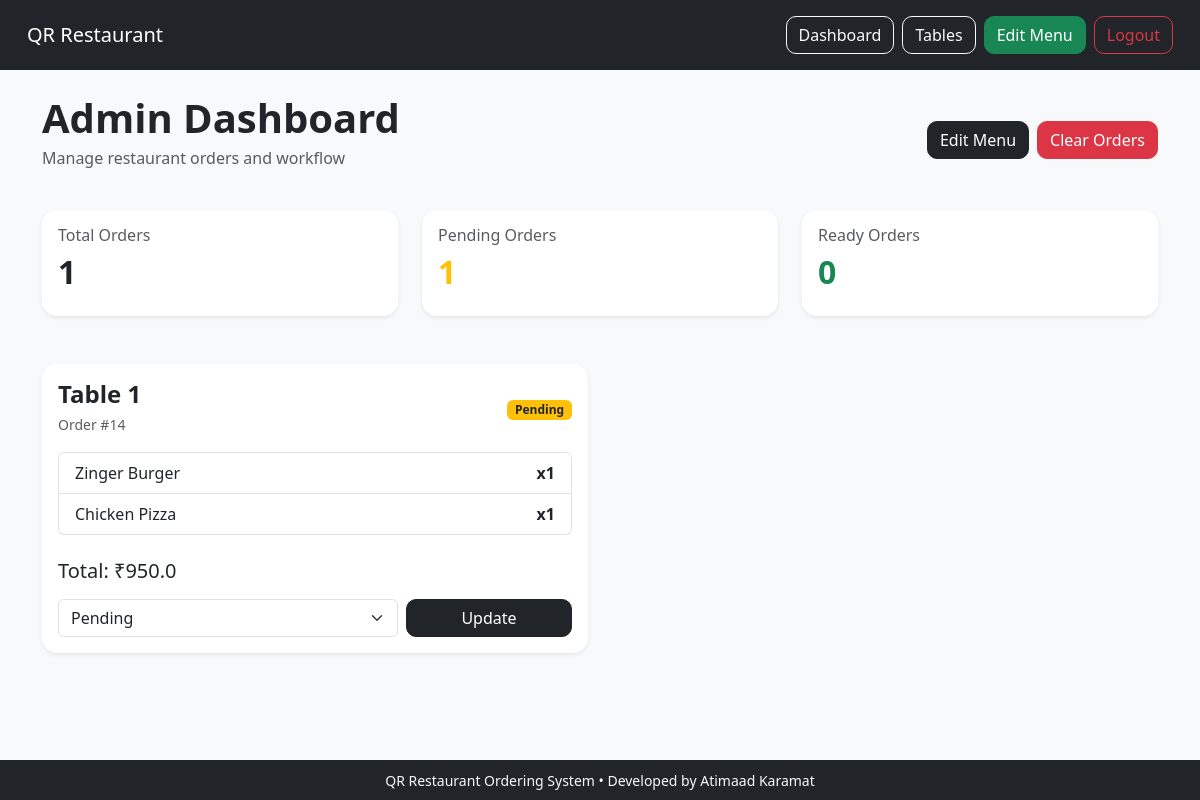
/admin (signed in), run on the app's committed database.
### tables this page shows
CREATE TABLE orders (
    id INTEGER PRIMARY KEY AUTOINCREMENT,
    table_number INTEGER NOT NULL,
    total_price REAL NOT NULL,
    status TEXT NOT NULL DEFAULT 'Pending',
    created_at TIMESTAMP DEFAULT CURRENT_TIMESTAMP
);

CREATE TABLE order_items (
    id INTEGER PRIMARY KEY AUTOINCREMENT,
    order_id INTEGER NOT NULL,
    menu_item_id INTEGER NOT NULL,
    quantity INTEGER NOT NULL,

    FOREIGN KEY(order_id) REFERENCES orders(id),
    FOREIGN KEY(menu_item_id) REFERENCES menu_items(id)
);

CREATE TABLE menu_items (
    id INTEGER PRIMARY KEY AUTOINCREMENT,
    name TEXT NOT NULL,
    price REAL NOT NULL,
    category TEXT NOT NULL,
    image TEXT
);

### app.py (the view)
@app.route("/admin")
def admin():
    if "admin_id" not in session:
        return redirect("/login")
    conn = get_db_connection()
    orders = conn.execute("""
        SELECT * FROM orders
        ORDER BY created_at DESC
    """).fetchall()
    order_data = []
    for order in orders:
        items = conn.execute("""
            SELECT
                menu_items.name,
                order_items.quantity
            FROM order_items
            JOIN menu_items
            ON order_items.menu_item_id = menu_items.id
            WHERE order_items.order_id = ?
        """, (order["id"],)).fetchall()
        order_data.append({
            "order": order,
            "items": items
        })
    menu_items = conn.execute("""
    SELECT * FROM menu_items
    """).fetchall()
    conn.close()
    return render_template(
    "dashboard.html",
    order_data=order_data,
    menu_items=menu_items
    )

### app.py (called while the page is built)
def get_db_connection():
    conn = sqlite3.connect("restaurant.db")
    conn.row_factory = sqlite3.Row
    return conn

### templates/dashboard.html (shortened to what this page needs)
{% extends "layout.html" %} {% block body %}
<div class="d-flex justify-content-between align-items-center mb-4">
  <div>
    <h1 class="fw-bold mb-1">Admin Dashboard</h1>
    <p class="text-muted">Manage restaurant orders and workflow</p>
  </div>
  <div class="d-flex gap-2">
    <a href="/edit_menu" class="btn btn-dark"> Edit Menu </a>
    <form action="/clear_orders" method="POST">
      <button
        class="btn btn-danger"
        onclick="return confirm('Clear ALL orders?');"
      >
        Clear Orders
      </button>
    </form>
  </div>
</div>
<div class="row mb-5">
  <div class="col-md-4">
    <div class="card shadow-sm border-0">
      <div class="card-body">
        <h6 class="text-muted">Total Orders</h6>
        <h2 class="fw-bold">{{ order_data|length }}</h2>
      </div>
    </div>
  </div>
  <div class="col-md-4">
    <div class="card shadow-sm border-0">
      <div class="card-body">
        <h6 class="text-muted">Pending Orders</h6>
        <h2 class="fw-bold text-warning">
          {{ order_data | selectattr("order.status", "equalto", "Pending") |
          list | length }}
        </h2>
      </div>
    </div>
  </div>
  <div class="col-md-4">
    <div class="card shadow-sm border-0">
      <div class="card-body">
        <h6 class="text-muted">Ready Orders</h6>
        <h2 class="fw-bold text-success">
          {{ order_data | selectattr("order.status", "equalto", "Ready") | list
          | length }}
        </h2>
      </div>
    </div>
  </div>
</div>
{% if order_data %}
<div class="row">
  {% for data in order_data %}
  <div class="col-lg-6">
    <div class="card shadow-sm border-0 mb-4">
      <div class="card-body">
        <div class="d-flex justify-content-between align-items-center mb-3">
          <div>
            <h4 class="fw-bold mb-1">Table {{ data.order['table_number'] }}</h4>
            <small class="text-muted"> Order #{{ data.order['id'] }} </small>
          </div>
          <div>
            {% if data.order['status'] == "Pending" %}
            <span class="badge bg-warning text-dark"> Pending </span>
            {% elif data.order['status'] == "Preparing" %}
            <span class="badge bg-primary"> Preparing </span>
            {% elif data.order['status'] == "Ready" %}
            <span class="badge bg-success"> Ready </span>
            {% else %}
            <span class="badge bg-secondary"> Completed </span>
            {% endif %}
          </div>
        </div>
        <ul class="list-group mb-4">
          {% for item in data['items'] %}
          <li class="list-group-item d-flex justify-content-between">
            <span> {{ item['name'] }} </span>
            <strong> x{{ item['quantity'] }} </strong>
          </li>
          {% endfor %}
        </ul>
        <div class="d-flex justify-content-between align-items-center mb-3">
          <h5 class="mb-0">Total: ₹{{ data.order['total_price'] }}</h5>
        </div>
        <form action="/update_status/{{ data.order['id'] }}" method="POST">
          <div class="row g-2">
            <div class="col-md-8">
              <select name="status" class="form-select">
                <option value="Pending">Pending</option>
              </select>
            </div>
            <div class="col-md-4">
              <button class="btn btn-dark w-100">Update</button>
            </div>
          </div>
        </form>
      </div>
    </div>
  </div>
  {% endfor %}
</div>
{% else %}
<div class="text-center mt-5">
  <h3>No orders yet</h3>
  <p class="text-muted">Incoming customer orders will appear here.</p>
</div>
{% endif %} {% endblock %}

### static/style.css (style rules this page uses)
body { background-color: #f8f9fa; }
.card { border: none; border-radius: 15px; overflow: hidden; box-shadow: 0 4px 10px rgba(0,0,0,0.1); transition: transform 0.2s ease; }
.btn { border-radius: 10px; }

### data on the page
orders: order.table_number "1", order.id "14", order.total_price "950.0"
order_items: name "Zinger Burger", quantity "1"
order_items: name "Chicken Pizza", quantity "1"

### other printed values
{{ order_data|length }} "1"
